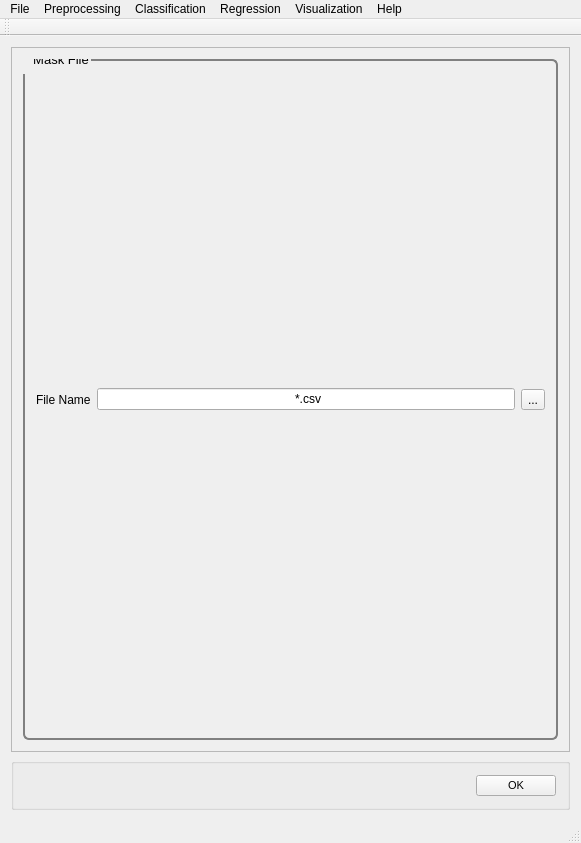
<?xml version="1.0" encoding="UTF-8"?>
<ui version="4.0">
    <class>MainWindow</class>
    <widget class="QMainWindow" name="MainWindow">
        <property name="geometry">
            <rect>
                <x>0</x>
                <y>0</y>
                <width>581</width>
                <height>843</height>
            </rect>
        </property>
        <property name="windowTitle">
            <string>PYSAT</string>
        </property>
        <widget class="QWidget" name="centralWidget">
            <layout class="QVBoxLayout" name="verticalLayout_9">
                <item>
                    <widget class="QScrollArea" name="scrollArea">
                        <property name="widgetResizable">
                            <bool>true</bool>
                        </property>
                        <widget class="QWidget" name="scrollAreaWidgetContents_2">
                            <property name="geometry">
                                <rect>
                                    <x>0</x>
                                    <y>0</y>
                                    <width>561</width>
                                    <height>721</height>
                                </rect>
                            </property>
                            <property name="font">
                                <font>
                                    <pointsize>8</pointsize>
                                </font>
                            </property>
                            <property name="styleSheet">
                                <string notr="true">QGroupBox {
                                    border: 2px solid gray;
                                    border-radius: 6px;
                                    margin-top: 0.5em;
                                    }

                                    QGroupBox::title {

                                    padding-top: -14px;
                                    padding-left: 8px;
                                    }
                                </string>
                            </property>
                            <layout class="QVBoxLayout" name="verticalLayout_8">
                                <item>
                                    <widget class="QGroupBox" name="get_mask">
                                        <property name="font">
                                            <font>
                                                <pointsize>10</pointsize>
                                            </font>
                                        </property>
                                        <property name="title">
                                            <string>Mask File</string>
                                        </property>
                                        <layout class="QHBoxLayout" name="horizontalLayout">
                                            <item>
                                                <widget class="QLabel" name="get_mask_label">
                                                    <property name="text">
                                                        <string>File Name</string>
                                                    </property>
                                                </widget>
                                            </item>
                                            <item>
                                                <widget class="QLineEdit" name="get_mask_line_edit">
                                                    <property name="text">
                                                        <string extracomment="Make this change whenever a new file is selected">
                                                            *.csv
                                                        </string>
                                                    </property>
                                                    <property name="readOnly">
                                                        <bool>true</bool>
                                                    </property>
                                                </widget>
                                            </item>
                                            <item>
                                                <widget class="QToolButton" name="get_mask_button">
                                                    <property name="text">
                                                        <string>...</string>
                                                    </property>
                                                </widget>
                                            </item>
                                        </layout>
                                    </widget>
                                </item>
                            </layout>
                        </widget>
                    </widget>
                </item>
                <item>
                    <widget class="QGroupBox" name="OK">
                        <layout class="QHBoxLayout" name="ok">
                            <item>
                                <spacer name="horizontalSpacer_5">
                                    <property name="orientation">
                                        <enum>Qt::Horizontal</enum>
                                    </property>
                                    <property name="sizeHint" stdset="0">
                                        <size>
                                            <width>40</width>
                                            <height>20</height>
                                        </size>
                                    </property>
                                </spacer>
                            </item>
                            <item>
                                <widget class="QPushButton" name="okButton">
                                    <property name="font">
                                        <font>
                                            <pointsize>8</pointsize>
                                        </font>
                                    </property>
                                    <property name="mouseTracking">
                                        <bool>false</bool>
                                    </property>
                                    <property name="text">
                                        <string>OK</string>
                                    </property>
                                </widget>
                            </item>
                        </layout>
                    </widget>
                </item>
            </layout>
        </widget>
        <widget class="QToolBar" name="mainToolBar">
            <attribute name="toolBarArea">
                <enum>TopToolBarArea</enum>
            </attribute>
            <attribute name="toolBarBreak">
                <bool>false</bool>
            </attribute>
        </widget>
        <widget class="QStatusBar" name="statusBar"/>
        <widget class="QMenuBar" name="menuBar">
            <property name="geometry">
                <rect>
                    <x>0</x>
                    <y>0</y>
                    <width>581</width>
                    <height>21</height>
                </rect>
            </property>
            <widget class="QMenu" name="menuFile">
                <property name="title">
                    <string>File</string>
                </property>
                <addaction name="actionLoad_Refence_Data"/>
                <addaction name="actionLoad_Unknown_Data"/>
                <addaction name="actionSet_output_location"/>
                <addaction name="separator"/>
                <addaction name="actionSave_Current_Plots"/>
                <addaction name="actionSave_Current_Data"/>
                <addaction name="separator"/>
                <addaction name="actionCreate_New_Workflow"/>
                <addaction name="actionSave_Current_Workflow"/>
                <addaction name="separator"/>
                <addaction name="actionExit"/>
            </widget>
            <widget class="QMenu" name="menuPreprocessing">
                <property name="title">
                    <string>Preprocessing</string>
                </property>
                <widget class="QMenu" name="menuBaseline_Removal">
                    <property name="title">
                        <string>Baseline Removal</string>
                    </property>
                    <addaction name="actionALS"/>
                    <addaction name="actionDietrich"/>
                    <addaction name="actionPolyFit"/>
                    <addaction name="actionAirPLS"/>
                    <addaction name="actionFABC"/>
                    <addaction name="actionKK"/>
                    <addaction name="actionMario"/>
                    <addaction name="actionMedian"/>
                    <addaction name="actionRubberband"/>
                    <addaction name="actionUndecimated_Wavelet"/>
                </widget>
                <widget class="QMenu" name="menuCalibration_Transfer">
                    <property name="title">
                        <string>Calibration Transfer</string>
                    </property>
                    <addaction name="actionRatio"/>
                    <addaction name="actionTommy_s_Methgod"/>
                    <addaction name="actionPiecewise_Direct_Standardization"/>
                    <addaction name="actionOthers_3"/>
                </widget>
                <addaction name="actionNormalization"/>
                <addaction name="actionNoise_Reduction"/>
                <addaction name="actionApply_Mask"/>
                <addaction name="actionInterpolate"/>
                <addaction name="actionInstrument_Response"/>
                <addaction name="menuBaseline_Removal"/>
                <addaction name="menuCalibration_Transfer"/>
                <addaction name="actionICA_2"/>
                <addaction name="actionPCA_2"/>
            </widget>
            <widget class="QMenu" name="menuRegression">
                <property name="title">
                    <string>Regression</string>
                </property>
                <addaction name="actionCross_Validation"/>
                <addaction name="actionTrain"/>
                <addaction name="actionPredict"/>
                <addaction name="actionCreate_N_Folds"/>
                <addaction name="actionCreate_Test_Folds"/>
                <addaction name="actionSubmodel_Ranges"/>
            </widget>
            <widget class="QMenu" name="menuHelp">
                <property name="title">
                    <string>Help</string>
                </property>
                <addaction name="actionIndex"/>
                <addaction name="actionContent_2"/>
                <addaction name="separator"/>
                <addaction name="actionAbout"/>
                <addaction name="actionAbout_QtCreator"/>
            </widget>
            <widget class="QMenu" name="menuClassification">
                <property name="title">
                    <string>Classification</string>
                </property>
                <widget class="QMenu" name="menuSupervised">
                    <property name="title">
                        <string>Supervised</string>
                    </property>
                    <addaction name="actionPLS_DA"/>
                    <addaction name="actionSIMCA"/>
                </widget>
                <widget class="QMenu" name="menuClustering">
                    <property name="title">
                        <string>Clustering</string>
                    </property>
                    <addaction name="actionK_means"/>
                    <addaction name="actionHierarchical_2"/>
                </widget>
                <addaction name="menuSupervised"/>
                <addaction name="menuClustering"/>
            </widget>
            <widget class="QMenu" name="menuVisualization">
                <property name="title">
                    <string>Visualization</string>
                </property>
                <addaction name="actionLine_Plot"/>
                <addaction name="action1_to_1_Plot"/>
                <addaction name="actionScatter_Plot"/>
            </widget>
            <addaction name="menuFile"/>
            <addaction name="menuPreprocessing"/>
            <addaction name="menuClassification"/>
            <addaction name="menuRegression"/>
            <addaction name="menuVisualization"/>
            <addaction name="menuHelp"/>
        </widget>
        <action name="actionLoad_Refence_Data">
            <property name="text">
                <string>Load Refence Data</string>
            </property>
        </action>
        <action name="actionLoad_Unknown_Data">
            <property name="text">
                <string>Load Unknown Data</string>
            </property>
        </action>
        <action name="actionSave_Current_Workflow">
            <property name="text">
                <string>Save Current Workflow</string>
            </property>
        </action>
        <action name="actionSave_Current_Plots">
            <property name="text">
                <string>Save Current Plots</string>
            </property>
        </action>
        <action name="actionSave_Current_Data">
            <property name="text">
                <string>Save Current Data</string>
            </property>
        </action>
        <action name="actionCreate_New_Workflow">
            <property name="text">
                <string>Create New Workflow</string>
            </property>
        </action>
        <action name="actionNoise_Reduction">
            <property name="text">
                <string>Noise Reduction</string>
            </property>
        </action>
        <action name="actionApply_Mask">
            <property name="text">
                <string>Apply Mask</string>
            </property>
        </action>
        <action name="actionInterpolate">
            <property name="text">
                <string>Interpolate (unknown to known)</string>
            </property>
        </action>
        <action name="actionInstrument_Response">
            <property name="text">
                <string>Instrument Response</string>
            </property>
        </action>
        <action name="actionALS">
            <property name="text">
                <string>ALS</string>
            </property>
        </action>
        <action name="actionDietrich">
            <property name="text">
                <string>Dietrich</string>
            </property>
        </action>
        <action name="actionPolyFit">
            <property name="text">
                <string>PolyFit</string>
            </property>
        </action>
        <action name="actionAirPLS">
            <property name="text">
                <string>AirPLS</string>
            </property>
        </action>
        <action name="actionFABC">
            <property name="text">
                <string>FABC</string>
            </property>
        </action>
        <action name="actionKK">
            <property name="text">
                <string>KK</string>
            </property>
        </action>
        <action name="actionMario">
            <property name="text">
                <string>Mario</string>
            </property>
        </action>
        <action name="actionMedian">
            <property name="text">
                <string>Median</string>
            </property>
        </action>
        <action name="actionRubberband">
            <property name="text">
                <string>Rubberband</string>
            </property>
        </action>
        <action name="actionUndecimated_Wavelet">
            <property name="text">
                <string>Undecimated Wavelet</string>
            </property>
        </action>
        <action name="actionRatio">
            <property name="text">
                <string>Ratio</string>
            </property>
        </action>
        <action name="actionTommy_s_Methgod">
            <property name="text">
                <string>Tommy's Method</string>
            </property>
        </action>
        <action name="actionPiecewise_Direct_Standardization">
            <property name="text">
                <string>Piecewise Direct Standardization</string>
            </property>
        </action>
        <action name="actionPCA">
            <property name="text">
                <string>PCA</string>
            </property>
        </action>
        <action name="actionICA">
            <property name="text">
                <string>ICA</string>
            </property>
        </action>
        <action name="actionK_Means">
            <property name="text">
                <string>K-Means</string>
            </property>
        </action>
        <action name="actionHierarchical">
            <property name="text">
                <string>Hierarchical</string>
            </property>
        </action>
        <action name="actionOthers">
            <property name="text">
                <string>Others...</string>
            </property>
        </action>
        <action name="actionOthers_2">
            <property name="text">
                <string>Others...</string>
            </property>
        </action>
        <action name="actionOthers_3">
            <property name="text">
                <string>Others...</string>
            </property>
        </action>
        <action name="actionPLS">
            <property name="text">
                <string>PLS</string>
            </property>
        </action>
        <action name="actionSM_PLS">
            <property name="text">
                <string>SM-PLS</string>
            </property>
        </action>
        <action name="actionICA_Regression">
            <property name="text">
                <string>ICA Regression</string>
            </property>
        </action>
        <action name="actionGaussian_Process">
            <property name="text">
                <string>Gaussian Process</string>
            </property>
        </action>
        <action name="actionMLP">
            <property name="text">
                <string>MLP</string>
            </property>
        </action>
        <action name="actionSVM">
            <property name="text">
                <string>SVM</string>
            </property>
        </action>
        <action name="actionOthers_4">
            <property name="text">
                <string>Others...</string>
            </property>
        </action>
        <action name="actionOthers_5">
            <property name="text">
                <string>Others...</string>
            </property>
        </action>
        <action name="actionIndex">
            <property name="text">
                <string>Index</string>
            </property>
        </action>
        <action name="actionContent_2">
            <property name="text">
                <string>Content</string>
            </property>
        </action>
        <action name="actionAbout">
            <property name="text">
                <string>About...</string>
            </property>
        </action>
        <action name="actionAbout_QtCreator">
            <property name="text">
                <string>About Qt...</string>
            </property>
        </action>
        <action name="actionExit">
            <property name="text">
                <string>Exit</string>
            </property>
        </action>
        <action name="actionNormalization">
            <property name="text">
                <string>Normalization</string>
            </property>
        </action>
        <action name="actionICA_2">
            <property name="text">
                <string>ICA</string>
            </property>
        </action>
        <action name="actionPCA_2">
            <property name="text">
                <string>PCA</string>
            </property>
        </action>
        <action name="actionPLS_DA">
            <property name="text">
                <string>PLS-DA</string>
            </property>
        </action>
        <action name="actionSIMCA">
            <property name="text">
                <string>SIMCA</string>
            </property>
        </action>
        <action name="actionK_means">
            <property name="text">
                <string>K-means</string>
            </property>
        </action>
        <action name="actionHierarchical_2">
            <property name="text">
                <string>Hierarchical</string>
            </property>
        </action>
        <action name="actionCross_Validation">
            <property name="text">
                <string>Cross Validation</string>
            </property>
        </action>
        <action name="actionTrain">
            <property name="text">
                <string>Train</string>
            </property>
        </action>
        <action name="actionPredict">
            <property name="text">
                <string>Predict</string>
            </property>
        </action>
        <action name="actionLine_Plot">
            <property name="text">
                <string>Line Plot</string>
            </property>
        </action>
        <action name="action1_to_1_Plot">
            <property name="text">
                <string>1 to 1 Plot</string>
            </property>
        </action>
        <action name="actionScatter_Plot">
            <property name="text">
                <string>Scatter Plot</string>
            </property>
        </action>
        <action name="actionSet_output_location">
            <property name="text">
                <string>Output Location</string>
            </property>
        </action>
        <action name="actionCreate_N_Folds">
            <property name="text">
                <string>Create N Folds</string>
            </property>
        </action>
        <action name="actionCreate_Test_Folds">
            <property name="text">
                <string>Create Test Folds</string>
            </property>
        </action>
        <action name="actionSubmodel_Ranges">
            <property name="text">
                <string>Submodel Ranges</string>
            </property>
        </action>
    </widget>
    <layoutdefault spacing="6" margin="11"/>
    <resources/>
    <connections/>
</ui>
